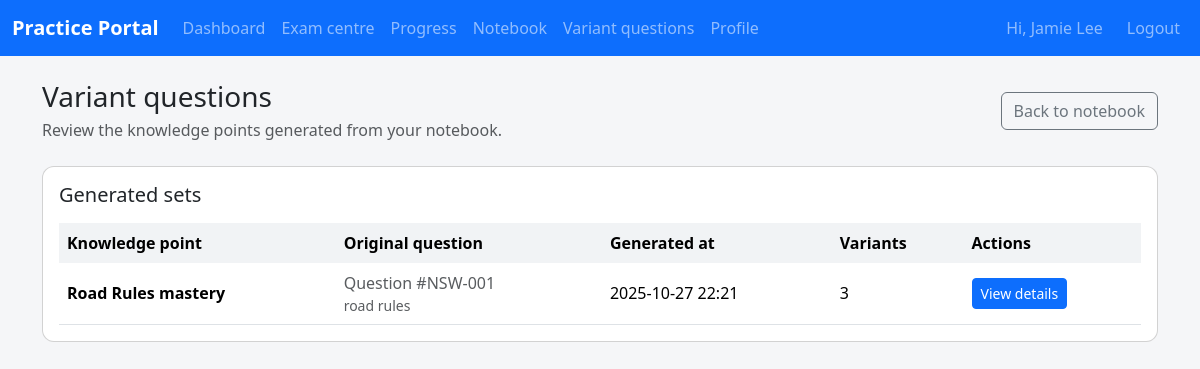
/student/variants (signed in), run on an earlier commit of the app's database.
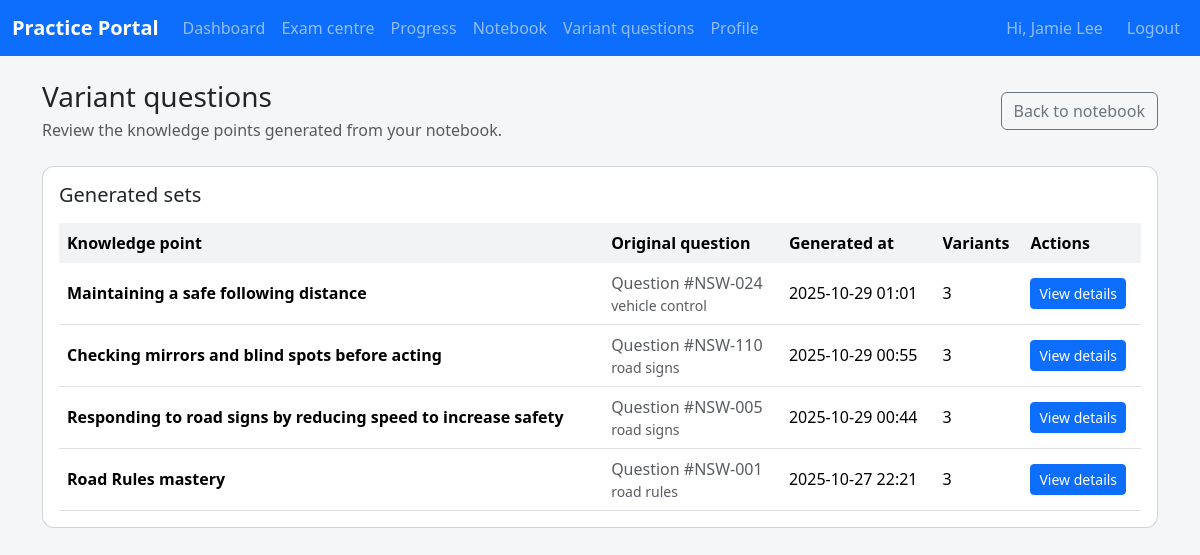
And on a later commit of the database.
### app/models.py (models this page shows)
class VariantQuestionGroup(db.Model):
    __tablename__ = "variant_question_groups"
    id = db.Column(db.Integer, primary_key=True)
    student_id = db.Column(db.Integer, db.ForeignKey("students.id"), nullable=False)
    base_question_id = db.Column(db.Integer, db.ForeignKey("questions.id"), nullable=False)
    knowledge_point_name = db.Column(db.String(255), nullable=False)
    knowledge_point_summary = db.Column(db.Text, nullable=False)
    created_at = db.Column(db.DateTime, default=datetime.utcnow, nullable=False)
    student = db.relationship("Student", back_populates="variant_groups")
    base_question = db.relationship("Question")
    variants = db.relationship(
        "VariantQuestion", back_populates="group", cascade="all, delete-orphan"
    )

class Question(db.Model):
    __tablename__ = "questions"
    id = db.Column(db.Integer, primary_key=True)
    qid = db.Column(db.String(50), nullable=False)
    prompt = db.Column(db.Text, nullable=False)
    language = db.Column(db.String(20), nullable=False, default="ENGLISH")
    state_scope = db.Column(db.String(10), nullable=False, default="ALL")
    topic = db.Column(db.String(120), nullable=False, default="general")
    option_a = db.Column(db.String(255), nullable=False, default="Option A")
    option_b = db.Column(db.String(255), nullable=False, default="Option B")
    option_c = db.Column(db.String(255), nullable=False, default="Option C")
    option_d = db.Column(db.String(255), nullable=False, default="Option D")
    correct_option = db.Column(db.String(1), nullable=False, default="A")
    explanation = db.Column(db.Text, nullable=False, default="")
    image_url = db.Column(db.String(500))
    __table_args__ = (
        UniqueConstraint(
            "qid", "state_scope", "language", name="uq_question_qid_state_language"
        ),
    )

### app/student/routes.py (the view)
@student_bp.route("/variants")
@login_required
def variant_list():
    student = _current_student()
    if not student:
        return _redirect_non_students()
    groups = (
        VariantQuestionGroup.query.options(
            joinedload(VariantQuestionGroup.base_question),
            joinedload(VariantQuestionGroup.variants),
        )
        .filter_by(student_id=student.id)
        .order_by(VariantQuestionGroup.created_at.desc())
        .all()
    )
    group_rows: list[dict[str, object]] = []  # Payload rows consumed by the template
    for group in groups:
        student_variants = [
            variant
            for variant in group.variants
            if variant.student_id == student.id
        ]  # Only expose variants owned by the current student
        group_rows.append(
            {
                "group": group,
                "variant_total": len(student_variants),  # Number of stored variants
            }
        )
    return render_template(
        "student/variant_list.html",
        group_rows=group_rows,
    )

### app/coach/routes.py (called while the page is built, shortened)
@coach_bp.before_app_request
def _restrict_student_portal_access():
    if request.blueprint != "coach":
        return None

### app/i18n.py (called while the page is built)
def normalise_language_code(language: str | None) -> str | None:
    if not language:
        return None
    code = language.strip().upper()
    if code in SUPPORTED_LANGUAGES:
        return code
    return None

def ensure_language_code(language: str | None) -> str:
    normalised = normalise_language_code(language)
    return normalised or DEFAULT_LANGUAGE

def translate_text(text: str, language: str, **format_values: str) -> str:
    catalogue = TRANSLATIONS.get(language, {})
    translated = catalogue.get(text, text)
    if format_values:
        try:
            return translated.format(**format_values)
        except (KeyError, IndexError):
            return translated
    return translated

### app/models.py (called while the page is built)
    @property
    def is_student(self) -> bool:
        return True

### app/student/routes.py (called while the page is built)
def _current_student() -> Student | None:
    if not current_user.is_authenticated:
        return None
    student = current_user._get_current_object()
    if isinstance(student, Student):
        return student
    return None

### app/templates/student/variant_list.html (shortened to what this page needs)
{% extends "base.html" %}
{% block content %}
<div class="d-flex flex-column flex-lg-row align-items-lg-center justify-content-between gap-3 mb-4">
  <div>
    <h1 class="h3 mb-1">{{ _('Variant questions') }}</h1>
    <p class="text-muted mb-0">{{ _('Review the knowledge points generated from your notebook.') }}</p>
  </div>
  <a class="btn btn-outline-secondary" href="{{ url_for('student.notebook') }}">{{ _('Back to notebook') }}</a>
</div>
{% if group_rows %}
<div class="card">
  <div class="card-body">
    <h2 class="h5 mb-3">{{ _('Generated sets') }}</h2>
    <div class="table-responsive">
      <table class="table table-hover align-middle mb-0">
        <thead>
          <tr>
            <th scope="col">{{ _('Knowledge point') }}</th>
            <th scope="col">{{ _('Original question') }}</th>
            <th scope="col">{{ _('Generated at') }}</th>
            <th scope="col">{{ _('Variants') }}</th>
            <th scope="col">{{ _('Actions') }}</th>
          </tr>
        </thead>
        <tbody>
          {% for row in group_rows %}
          {% set group = row.group %}
          <tr>
            <td class="fw-semibold">{{ group.knowledge_point_name }}</td>
            <td>
              <span class="text-muted">{{ _('Question') }} #{{ group.base_question.qid }}</span>
              <div class="small text-muted">{{ group.base_question.topic }}</div>
            </td>
            <td>{{ group.created_at.strftime('%Y-%m-%d %H:%M') }}</td>
            <td>{{ row.variant_total }}</td>
            <td>
              <a class="btn btn-sm btn-primary" href="{{ url_for('student.variant', group=group.id) }}">{{ _('View details') }}</a>
            </td>
          </tr>
          {% endfor %}
        </tbody>
      </table>
    </div>
  </div>
</div>
{% else %}
<div class="alert alert-info" role="alert">
  {{ _('Generate variants from the notebook to see them listed here.') }}
</div>
{% endif %}
{% endblock %}

What changed in the data, as far as the page shows it:
added VariantQuestionGroup: knowledge_point_name "Maintaining a safe following distance", created_at "2025-10-29 01:01"
now on this page (row unchanged): Question: base_question.qid "NSW-024", base_question.topic "vehicle control"
added VariantQuestionGroup: knowledge_point_name "Checking mirrors and blind spots before acting", created_at "2025-10-29 00:55"
now on this page (row unchanged): Question: base_question.qid "NSW-110", base_question.topic "road signs"
added VariantQuestionGroup: knowledge_point_name "Responding to road signs by reducing speed to increase safety", created_at "2025-10-29 00:44"
now on this page (row unchanged): Question: base_question.qid "NSW-005", base_question.topic "road signs"
Also different on the page:
new list line: "Question # 3 View details"
